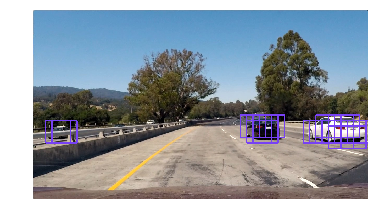
#> input picture images/bboxes.png, 378 x 223 px
$ python -i vehicle.py   (imports and definitions only)   (older library calls are emulated)
#> lines starting #> are read from the running program, lines starting #| are printed output that depends on the picture
import cv2
import numpy as np
from scipy.ndimage.measurements import label
from skimage.feature import hog
import utils

# Generates HOG features from the input image and visualization
def get_hog_features(img, orient, pix_per_cell, cell_per_block, vis=False, feature_vec=True):
    # Call with two outputs if vis==True
    if vis:
        features, hog_image = hog(img, orientations=orient, pixels_per_cell=(pix_per_cell, pix_per_cell),
                                  cells_per_block=(cell_per_block, cell_per_block), transform_sqrt=False,
                                  visualise=True, feature_vector=False)
        return features.ravel(), hog_image
    # Otherwise call with one output
    else:
        features = hog(img, orientations=orient, pixels_per_cell=(pix_per_cell, pix_per_cell),
                       cells_per_block=(cell_per_block, cell_per_block), transform_sqrt=False,
                       visualise=False, feature_vector=feature_vec)
        return features.ravel()

# takes in an image, a color space conversion, and the resolution you would like to convert it to,
# and returns a feature vector
def bin_spatial(image, size=(32, 32)):
#> called with size = (32, 32)
    color1 = cv2.resize(image[:, :, 0], size).ravel()
#> color1 = 1024 values, max 255 at index 0, min 3 at index 536, mean 150.9
    color2 = cv2.resize(image[:, :, 1], size).ravel()
#> color2 = 1024 values, max 255 at index 0, min 0 at index 557, mean 157.8
    color3 = cv2.resize(image[:, :, 2], size).ravel()
#> color3 = 1024 values, max 255 at index 0, min 1 at index 557, mean 168.2
    return np.hstack((color1, color2, color3))

# takes an image and computes the color histogram of features given a particular number of bins
# and pixels intensity range, and returns the concatenated feature vector
def color_hist(img, nbins=32):
    # Compute the histogram of the color channels separately
    channel1_hist = np.histogram(img[:, :, 0], bins=nbins)
    channel2_hist = np.histogram(img[:, :, 0], bins=nbins)
    channel3_hist = np.histogram(img[:, :, 0], bins=nbins)
    # Concatenate the histograms into a single feature vector
    hist_features = np.concatenate((channel1_hist[0], channel2_hist[0], channel3_hist[0]))
    # Return the individual histograms, bin_centers and feature vector
    return hist_features


# [92 lines left out: functions extract_features, slide_window, not called in this run]

# Generates features from a single image
def single_img_features(img, color_space='RGB', spatial_size=(32, 32),
                        hist_bins=32, orient=9,
                        pix_per_cell=8, cell_per_block=2, hog_channel=0,
                        spatial_feat=True, hist_feat=True, hog_feat=True, vis=True):
    # 1) Define an empty list to receive features
    img_features = []
    # 2) Apply color conversion if other than 'RGB'
    if color_space != 'RGB':
        if color_space == 'HSV':
            feature_image = cv2.cvtColor(img, cv2.COLOR_RGB2HSV)
        elif color_space == 'LUV':
            feature_image = cv2.cvtColor(img, cv2.COLOR_RGB2LUV)
        elif color_space == 'HLS':
            feature_image = cv2.cvtColor(img, cv2.COLOR_RGB2HLS)
        elif color_space == 'YUV':
            feature_image = cv2.cvtColor(img, cv2.COLOR_RGB2YUV)
        elif color_space == 'YCrCb':
            feature_image = cv2.cvtColor(img, cv2.COLOR_RGB2YCrCb)
    else:
        feature_image = np.copy(img)
    # 3) Compute spatial features if flag is set
    if spatial_feat:
        # Apply bin_spatial() to get spatial color features
        spatial_features = bin_spatial(feature_image, size=spatial_size)
#> spatial_features = 3072 values, max 255 at index 0, min 0 at index 1581, mean 159
        # 4) Append features to list
        img_features.append(spatial_features)
    # 5) Compute histogram features if flag is set
    if hist_feat:
        # Apply color_hist() also with a color space option now
        hist_features = color_hist(feature_image, nbins=hist_bins)
#> in color_hist, `hist_features = np.concatenate((channel1_hist[0], channel2_hist[0], ch..`: hist_features = 96 values, max 21529 at index 31, min 72 at index 30, mean 2634.2
        # 6) Append features to list
        img_features.append(hist_features)
    # 7) Compute HOG features if flag is set
    if hog_feat:
        if hog_channel == 'ALL':
            hog_features = []
            for channel in range(feature_image.shape[2]):
                hog_features.extend(get_hog_features(feature_image[:, :, channel],
                                                     orient, pix_per_cell, cell_per_block,
                                                     vis=False, feature_vec=True))
        else:
            if vis:
                hog_features, hog_image = get_hog_features(feature_image[:, :, hog_channel], orient,
                                                           pix_per_cell, cell_per_block, vis=True, feature_vec=True)
#> in get_hog_features, `features, hog_image = hog(img, orientations=orient, pixels_per_cell=(p..`:
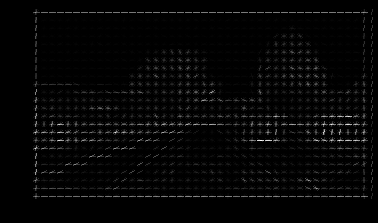
#> hog_image: shape (223, 378) float64; min 0, max 89.48, mean 2.1; drawn with min black and max white
#> in get_hog_features, `features, hog_image = hog(img, orientations=orient, pixels_per_cell=(p..`:
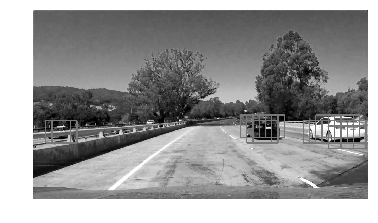
#> img: shape (223, 378); min 0, max 255, mean 151.8
            else:
                hog_features = get_hog_features(feature_image[:, :, hog_channel], orient,
                                                pix_per_cell, cell_per_block, vis=False, feature_vec=True)
            # 8) Append features to list
            img_features.append(hog_features)

    # 9) Return concatenated array of features
    if hog_feat and vis:
        return np.concatenate(img_features), hog_image
    else:
        return np.concatenate(img_features)


# [26 lines left out: function search_windows, not called in this run]

# This class maintains a queue of heat-map frames
class HeatMapQueue:

    def __init__(self, max_frames):
        self.frames = []
        self.max_frames = max_frames

    def enqueue(self, frame):
        self.frames.insert(0, frame)

    def _size(self):
        return len(self.frames)

    # [12 lines left out: functions _dequeue, sum_frames, not called in this run]


# This class includes methods for drawing bounding boxes, sliding windows,
# feature generation, and removing duplicates and false positives.
class VehicleDetector:

    # [49 lines left out: functions __init__, detect, not called in this run]

>>> import cv2
>>> picture = cv2.cvtColor(cv2.imread('images/bboxes.png'), cv2.COLOR_BGR2RGB)
>>> result = single_img_features(picture)

$ run again, on images/detection.png
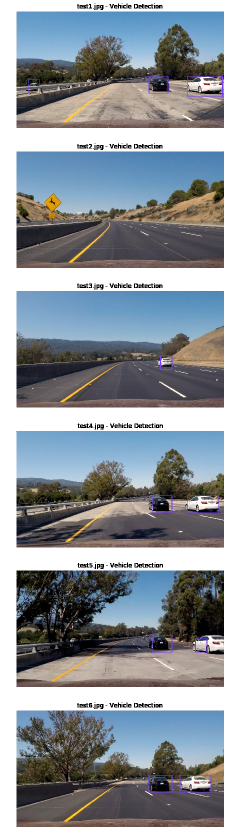
#> input picture images/detection.png, 457 x 1678 px (shown at 1/2 size)
#> color1 = 1024 values, max 255 at index 0, min 0 at index 126, mean 135.7
#> color2 = 1024 values, max 255 at index 0, min 0 at index 126, mean 143.2
#> color3 = 1024 values, max 255 at index 0, min 0 at index 687, mean 150.3
#> spatial_features = 3072 values, max 255 at index 0, min 0 at index 126, mean 143.1
#> in color_hist, `hist_features = np.concatenate((channel1_hist[0], channel2_hist[0], ch..`: hist_features = 96 values, max 185577 at index 31, min 689 at index 29, mean 23963.9
#> in get_hog_features, `features, hog_image = hog(img, orientations=orient, pixels_per_cell=(p..`:
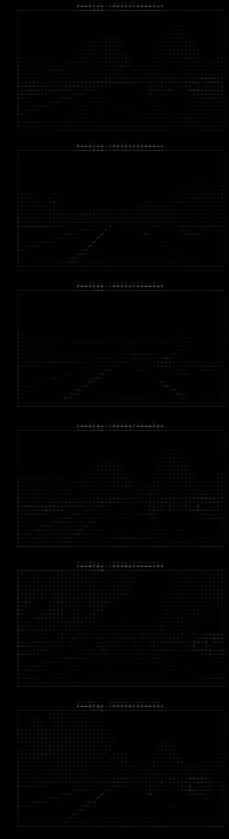
#> hog_image: shape (1678, 457) float64 (shown at 1/2 size); min 0, max 231.4, mean 2
#> in get_hog_features, `features, hog_image = hog(img, orientations=orient, pixels_per_cell=(p..`:
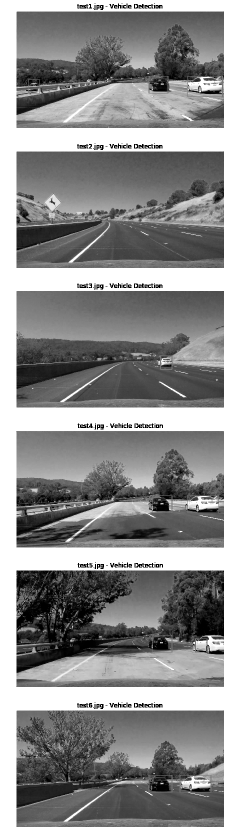
#> img: shape (1678, 457) (shown at 1/2 size); min 0, max 255, mean 138.6

$ run again, on images/hogfeatures.png
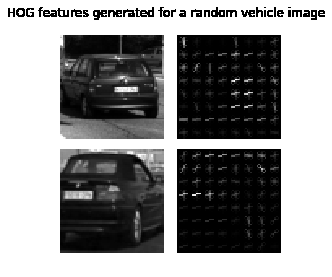
#> input picture images/hogfeatures.png, 332 x 277 px
#> picture is the input picture: shape (277, 332, 3); min 0, max 255, mean 145.5
#> color1 = 1024 values, max 255 at index 0, min 0 at index 41, mean 145.7
#> color2 has the same summary as color1
#> color3 has the same summary as color1
#> spatial_features = 3072 values, max 255 at index 0, min 0 at index 41, mean 145.7
#> in color_hist, `hist_features = np.concatenate((channel1_hist[0], channel2_hist[0], ch..`: hist_features = 96 values, max 47284 at index 31, min 34 at index 28, mean 2873.9
#> in get_hog_features, `features, hog_image = hog(img, orientations=orient, pixels_per_cell=(p..`:
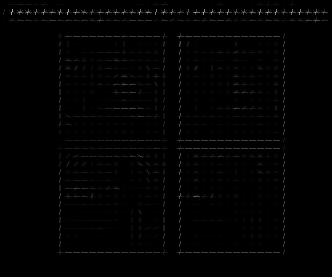
#> hog_image: shape (277, 332) float64; min 0, max 194.6, mean 2.3

$ run again, on images/randomimages.png
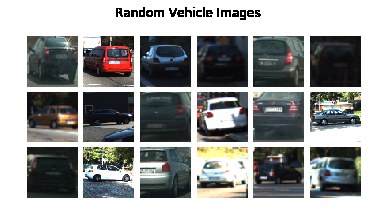
#> input picture images/randomimages.png, 371 x 222 px
#> color1 = 1024 values, max 255 at index 0, min 9 at index 329, mean 149.3
#> color2 = 1024 values, max 255 at index 0, min 7 at index 339, mean 151
#> color3 = 1024 values, max 255 at index 0, min 10 at index 338, mean 149.8
#> spatial_features = 3072 values, max 255 at index 0, min 7 at index 1363, mean 150
#> in color_hist, `hist_features = np.concatenate((channel1_hist[0], channel2_hist[0], ch..`: hist_features = 96 values, max 38873 at index 31, min 210 at index 28, mean 2573.8
#> in get_hog_features, `features, hog_image = hog(img, orientations=orient, pixels_per_cell=(p..`:
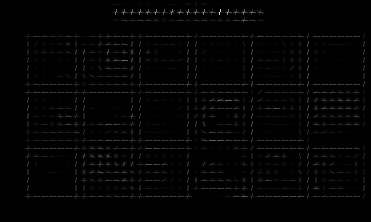
#> hog_image: shape (222, 371) float64; min 0, max 232.1, mean 3.6
#> in get_hog_features, `features, hog_image = hog(img, orientations=orient, pixels_per_cell=(p..`:
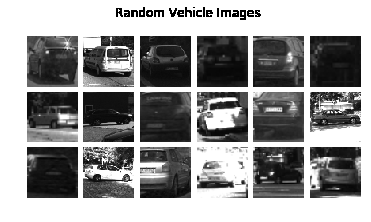
#> img: shape (222, 371); min 0, max 255, mean 152.4
